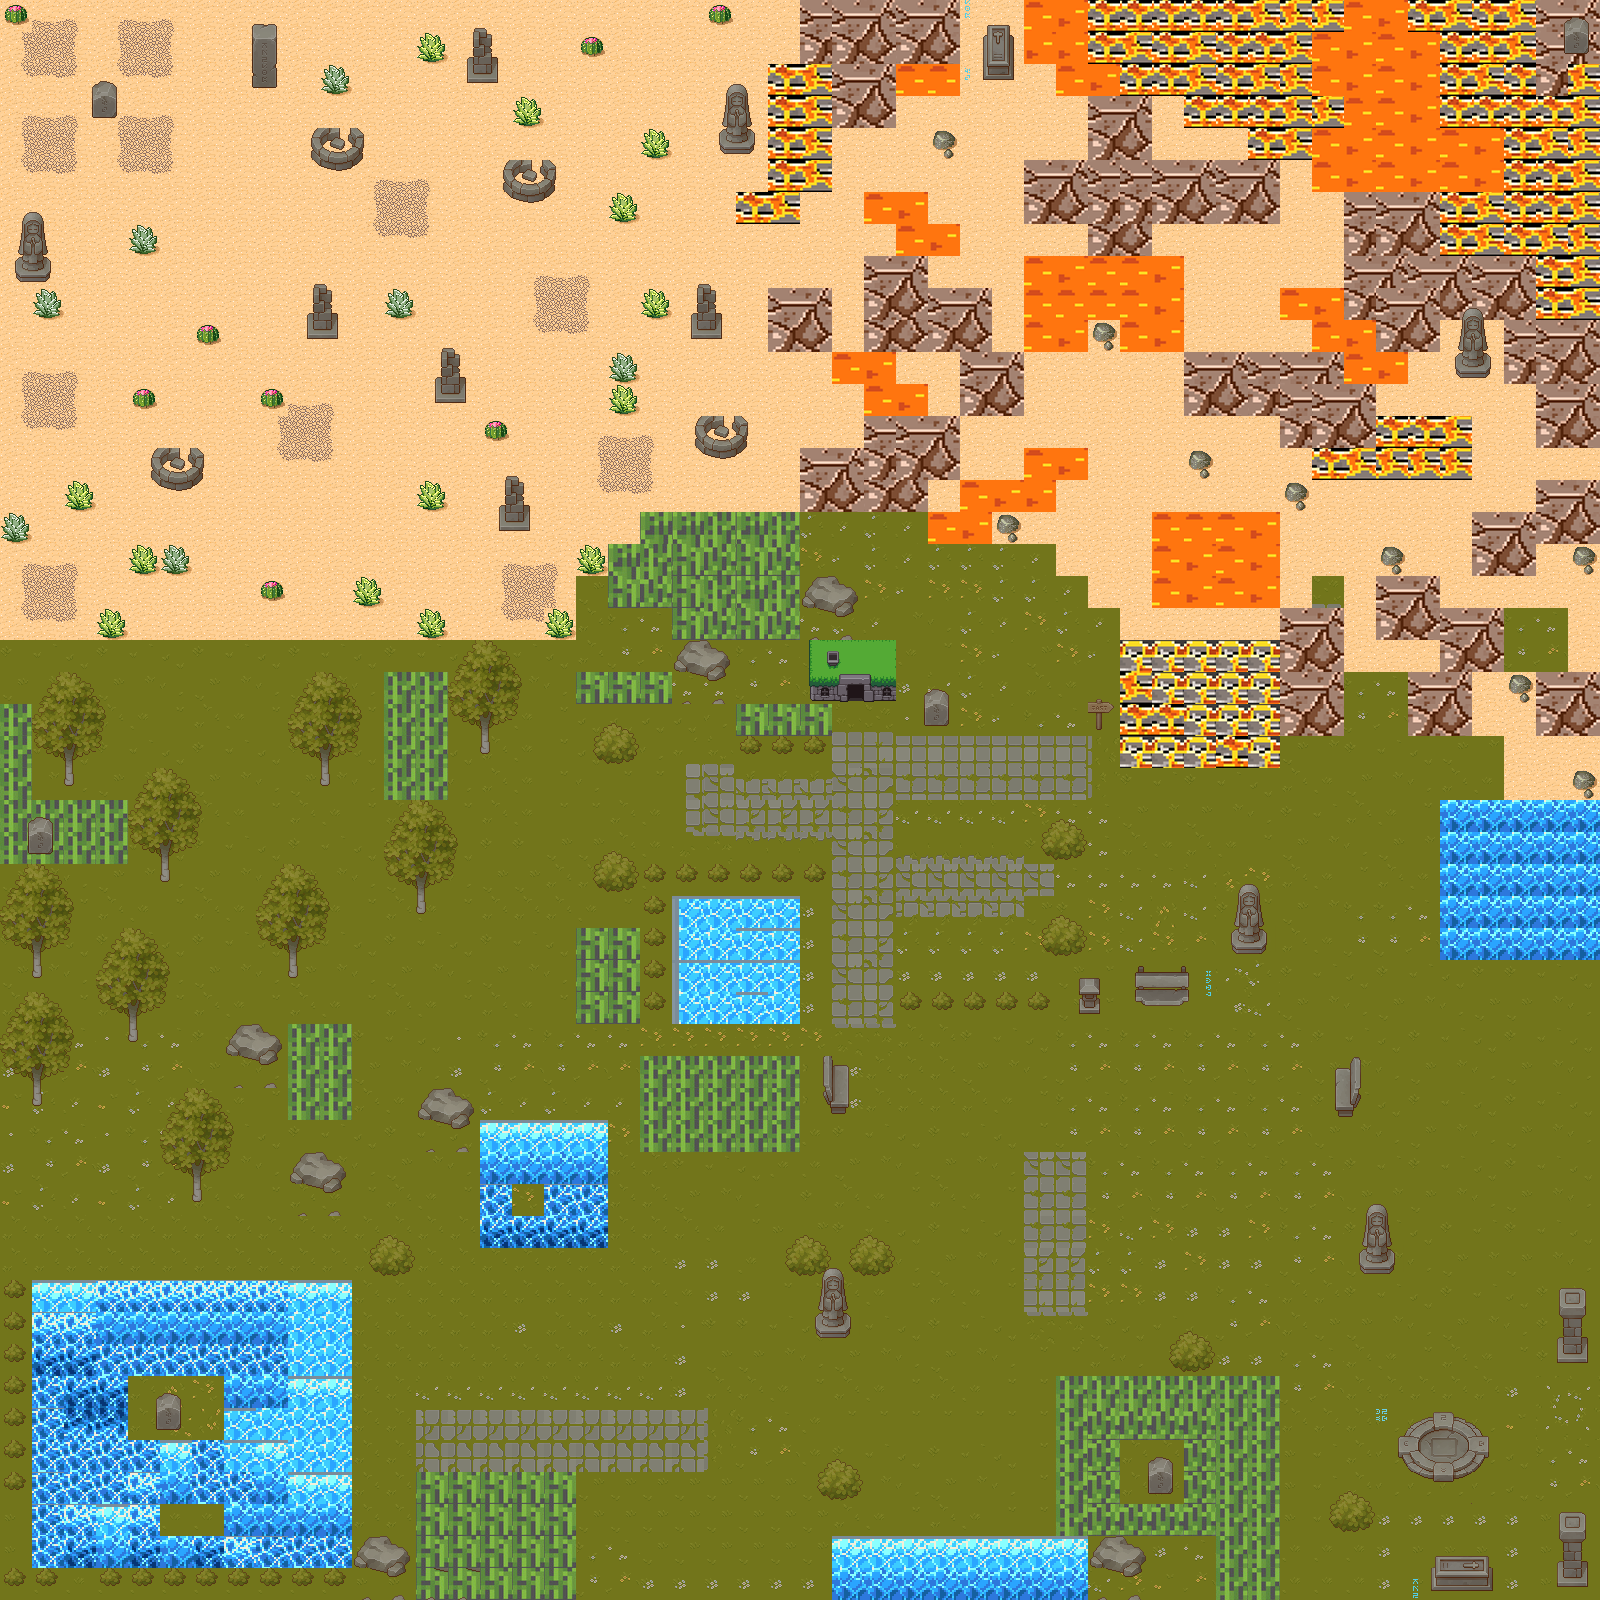

The image is a tile-based game level rendered from a .tmx file. Its description and source (layers, tilesets, objects; grid data summarised) follow:
An orthogonal 50x50 tile map with 32x32 px tiles, 6 tile layers (Plaine, Chemin, Arbuste, Eau, ...), 8 tilesets and 72 objects (9x Slime, 9x Orc, 9x Volant, 8x Bonus, 5x Malus, ...).

<map version="1.11" tiledversion="1.11.0" orientation="orthogonal" renderorder="right-down" width="50" height="50" tilewidth="32" tileheight="32" infinite="0" nextlayerid="17" nextobjectid="83">
 <properties>
  <property name="name" value="worldmap" />
 </properties>
 <tileset firstgid="1" source="herbe.tsx" />
 <tileset firstgid="50" source="eau.tsx" />
 <tileset firstgid="150" source="TX Plant.tsx" />
 <tileset firstgid="375" source="rocher et objet.tsx" />
 <tileset firstgid="600" source="herbe2.tsx" />
 <tileset firstgid="1290" source="desert.tsx" />
 <tileset firstgid="1338" source="volcan.tsx" />
 <tileset firstgid="1590" source="maison.tsx" />
 <layer id="2" name="Plaine" class="Plaine" width="50" height="50" locked="1">
  <properties>
   <property name="franchir" type="bool" value="true" />
  </properties>
  <data>[2500 cells, 2047 non-empty, 42 distinct tile ids]</data>
 </layer>
 <layer id="1" name="Chemin" class="Chemin" width="50" height="50" locked="1">
  <properties>
   <property name="franchir" type="bool" value="true" />
  </properties>
  <data>[2500 cells, 109 non-empty, 23 distinct tile ids]</data>
 </layer>
 <layer id="3" name="Arbuste" width="50" height="50" locked="1">
  <properties>
   <property name="franchir" type="bool" value="false" />
  </properties>
  <data>[2500 cells, 224 non-empty, 20 distinct tile ids]</data>
 </layer>
 <layer id="4" name="Eau" width="50" height="50" locked="1">
  <properties>
   <property name="franchir" type="bool" value="false" />
  </properties>
  <data>[2500 cells, 154 non-empty, 10 distinct tile ids]</data>
 </layer>
 <layer id="5" name="Rocher" width="50" height="50" locked="1">
  <properties>
   <property name="franchir" type="bool" value="false" />
  </properties>
  <data>[2500 cells, 289 non-empty, 79 distinct tile ids]</data>
 </layer>
 <layer id="6" name="Volcanique" width="50" height="50" locked="1">
  <properties>
   <property name="franchir" type="bool" value="true" />
  </properties>
  <data>[2500 cells, 102 non-empty, 3 distinct tile ids]</data>
 </layer>
 <objectgroup id="11" name="Potions" locked="1">
  <object id="5" name="Bonus" x="1136" y="847">
   <properties>
    <property name="Quantité" type="float" value="1" />
    <property name="Type" value="PV" />
    <property name="X" type="int" value="35" />
    <property name="Y" type="int" value="24" />
   </properties>
  </object>
  <object id="6" name="Malus" x="914" y="622">
   <properties>
    <property name="Quantité" type="float" value="0.25" />
    <property name="Type" value="PV" />
    <property name="X" type="int" value="28" />
    <property name="Y" type="int" value="31" />
   </properties>
  </object>
  <object id="7" name="Bonus" x="528" y="784">
   <properties>
    <property name="Quantité" type="float" value="0.5" />
    <property name="Type" value="Attaque" />
    <property name="X" type="int" value="16" />
    <property name="Y" type="int" value="26" />
   </properties>
  </object>
  <object id="8" name="Malus" x="112" y="1073">
   <properties>
    <property name="Quantité" type="float" value="1" />
    <property name="Type" value="Mana" />
    <property name="X" type="int" value="3" />
    <property name="Y" type="int" value="17" />
   </properties>
  </object>
  <object id="10" name="Bonus" x="1551" y="1456">
   <properties>
    <property name="Quantité" type="float" value="1" />
    <property name="Type" value="Mana" />
    <property name="X" type="int" value="48" />
    <property name="Y" type="int" value="4" />
   </properties>
  </object>
  <object id="11" name="Bonus" x="48" y="366">
   <properties>
    <property name="Quantité" type="float" value="1" />
    <property name="Type" value="Attaque" />
    <property name="X" type="int" value="1" />
    <property name="Y" type="int" value="39" />
   </properties>
  </object>
  <object id="12" name="Bonus" x="112" y="530">
   <properties>
    <property name="Quantité" type="float" value="1.5" />
    <property name="Type" value="PV" />
    <property name="X" type="int" value="3" />
    <property name="Y" type="int" value="34" />
   </properties>
  </object>
  <object id="13" name="Malus" x="913" y="368">
   <properties>
    <property name="Quantité" type="float" value="1" />
    <property name="Type" value="PV" />
    <property name="X" type="int" value="28" />
    <property name="Y" type="int" value="39" />
   </properties>
  </object>
  <object id="14" name="Malus" x="782" y="493">
   <properties>
    <property name="Quantité" type="float" value="0.25" />
    <property name="Type" value="Attaque" />
    <property name="X" type="int" value="24" />
    <property name="Y" type="int" value="35" />
   </properties>
  </object>
  <object id="15" name="Bonus" x="464" y="270">
   <properties>
    <property name="Quantité" type="float" value="3" />
    <property name="Type" value="Mana" />
    <property name="X" type="int" value="14" />
    <property name="Y" type="int" value="42" />
   </properties>
  </object>
  <object id="16" name="Bonus" x="1136" y="143">
   <properties>
    <property name="Quantité" type="float" value="2.5" />
    <property name="Type" value="Mana" />
    <property name="X" type="int" value="35" />
    <property name="Y" type="int" value="46" />
   </properties>
  </object>
  <object id="17" name="Bonus" x="1521" y="1009">
   <properties>
    <property name="Quantité" type="float" value="1" />
    <property name="Type" value="Mana" />
    <property name="X" type="int" value="47" />
    <property name="Y" type="int" value="19" />
   </properties>
  </object>
  <object id="18" name="Malus" x="1202" y="1170">
   <properties>
    <property name="Quantité" type="float" value="0.5" />
    <property name="Type" value="PV" />
    <property name="X" type="int" value="37" />
    <property name="Y" type="int" value="14" />
   </properties>
  </object>
 </objectgroup>
 <objectgroup id="13" name="Armes" locked="1">
  <object id="27" name="Epée" x="1394" y="1297">
   <properties>
    <property name="X" type="int" value="43" />
    <property name="Y" type="int" value="9" />
   </properties>
  </object>
  <object id="28" name="Hâche" x="753" y="176">
   <properties>
    <property name="X" type="int" value="23" />
    <property name="Y" type="int" value="44" />
   </properties>
  </object>
  <object id="29" name="Arc" x="81" y="271">
   <properties>
    <property name="X" type="int" value="2" />
    <property name="Y" type="int" value="42" />
   </properties>
  </object>
  <object id="30" name="Sceptre" x="79" y="975">
   <properties>
    <property name="X" type="int" value="2" />
    <property name="Y" type="int" value="20" />
   </properties>
  </object>
 </objectgroup>
 <objectgroup id="14" name="Monstres" locked="1">
  <object id="31" name="Slime" x="944" y="1072">
   <properties>
    <property name="X" type="int" value="29" />
    <property name="Y" type="int" value="16" />
    <property name="obligatoire" type="bool" value="false" />
   </properties>
  </object>
  <object id="32" name="Gobelin" x="721.333" y="1169.33">
   <properties>
    <property name="X" type="int" value="22" />
    <property name="Y" type="int" value="13" />
    <property name="obligatoire" type="bool" value="false" />
   </properties>
  </object>
  <object id="33" name="Slime" x="1137.33" y="1103.67">
   <properties>
    <property name="X" type="int" value="35" />
    <property name="Y" type="int" value="15" />
    <property name="obligatoire" type="bool" value="true" />
   </properties>
  </object>
  </objectgroup>
 <objectgroup id="10" name="NPC" locked="1">
  <!-- 26 objects omitted --></objectgroup>
 <objectgroup id="15" name="EnemyHumans" locked="1">
  <!-- 18 objects omitted --></objectgroup>
 <objectgroup id="16" name="Teleport" locked="1">
  <!-- 7 objects omitted --></objectgroup>
 <objectgroup id="12" name="Tenues" locked="1">
  <!-- 5 objects omitted --></objectgroup>
</map>
<!-- 52 of 72 objects omitted -->
